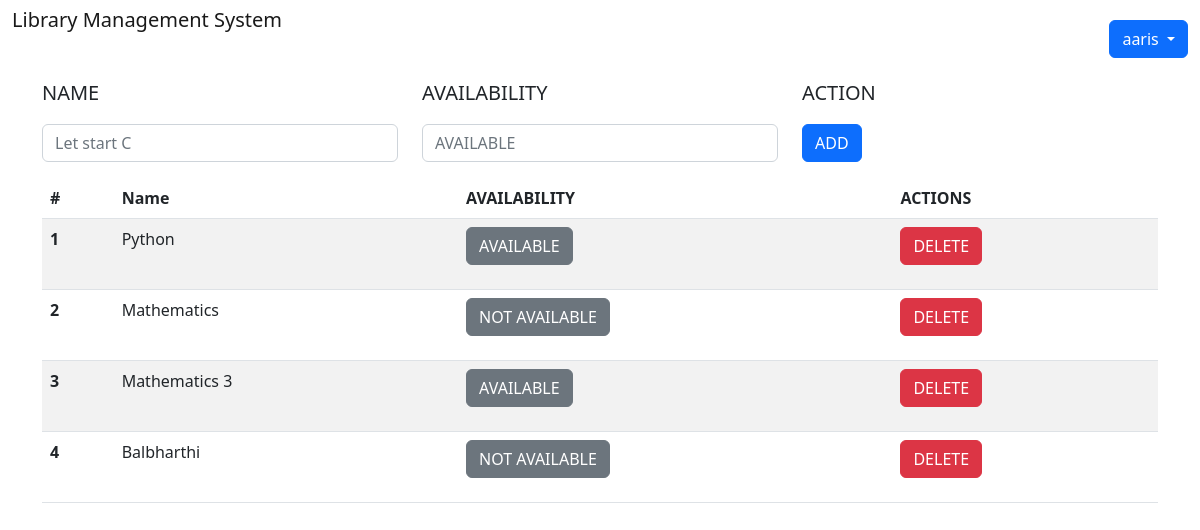
The page / (signed in) on the database as committed earlier.
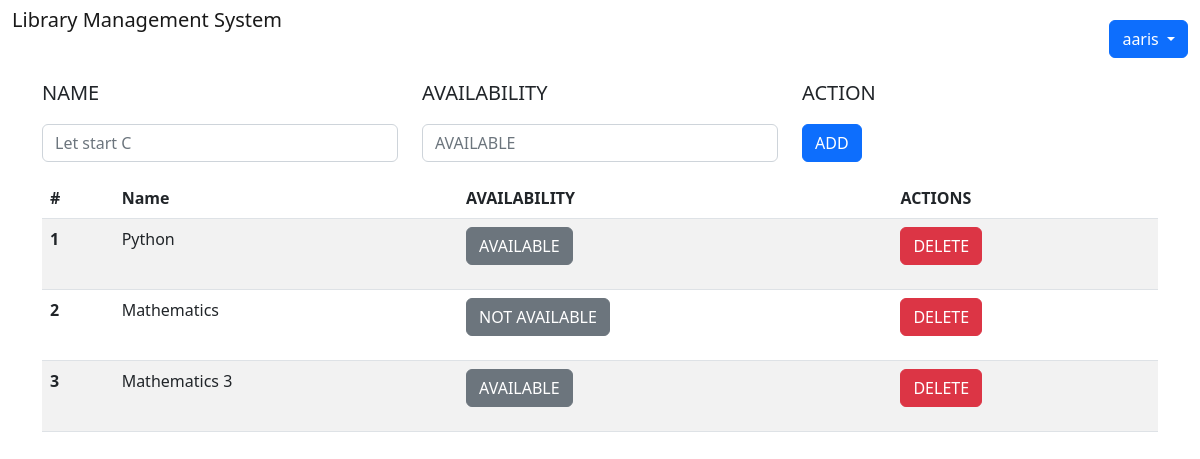
The same page on the database as committed later.
### main/models.py (models this page shows, shortened)
class Books(models.Model):
    book_name = models.CharField(max_length=50)
    status = models.CharField(max_length=50,default='Available')

### main/views.py (the view)
# urls.py: path('', views.index, name='home'),
def index(request):
    b = Books.objects.all()
    return render(request,'index.html', {'books': b})

### main/templates/index.html (shortened to what this page needs)
{% load static %}
<!DOCTYPE html>
<html lang="en">
<head>
    <link href="https://cdn.jsdelivr.net/npm/bootstrap@5.2.0-beta1/dist/css/bootstrap.min.css" rel="stylesheet">
    <link rel="stylesheet" href="{% static 'style.css' %}">
</head>
<body>
    <nav class="navbar navbar-inverse">
        <div class="container-fluid">
            <div class="navbar-header">
                <a class="navbar-brand" href="#"><h5>Library Management System</h5></a>
            </div>
            {% if user.is_authenticated  %}
                <div class="nav navbar-nav">
                    <div class="dropdown">
                        <a class="btn btn-primary dropdown-toggle" href="#" role="button" id="dropdownMenuLink" data-bs-toggle="dropdown" aria-expanded="false">
                          {{ user }}
                        </a>
                      </div>
                </div>
            {% else %}
                <div class="nav navbar-nav">
                    <a href="/login"><button class="btn btn-primary mb-3">Login</button></a>
                </div>
            {% endif %}
        </div>
    </nav>
    <div class="container">
        {% if user.is_authenticated %}
            <form action="{% url 'add_books' %}" method="post">
                <div class="row">
                    <div class="col">
                        <blockquote class="blockquote">
                            NAME
                        </blockquote>
                    </div>
                    <div class="col">
                        <blockquote class="blockquote">
                            AVAILABILITY
                        </blockquote>
                    </div>
                    <div class="col">
                        <blockquote class="blockquote">
                            ACTION
                        </blockquote>
                    </div>
                </div>
                <div class="row">
                    <div class="col"><input type="text" class="form-control" id="exampleFormControlInput1" placeholder="Let start C" name='b_name'></div>
                    <div class="col"><input type="text" class="form-control" id="exampleFormControlInput1" placeholder="AVAILABLE" name='avail'></div>
                    <div class="col"><input class="btn btn-primary mb-3" type="submit" value="ADD"></div>
                </div>
            </form>
        {% endif %}
        <table class="table table-striped">
            <thead>
              <tr>
                <th scope="col">#</th>
                <th scope="col">Name</th>
                <th scope="col">AVAILABILITY</th>
                {% if user.is_authenticated %}
                    <th scope="col">ACTIONS</th>
                {% endif %}
              </tr>
            </thead>
            <tbody>
              {% for i in books %}
                <th scope="row">{{ i.id }}</th>
                <td>{{ i.book_name }}</td>
                {% if user.is_authenticated %}
                    <td><input class="btn btn-secondary mb-3" type="button" value="{{ i.status }}"></td>
                    <td>
                        <a href="{% url 'del_books' i.id %}"><input class="btn btn-danger mb-3" type="button" value="DELETE" name='delete'></a>
                    </td>
                {% else %}
                    {% if i.status == 'AVAILABLE' %}
                        <td><input class="btn btn-primary mb-3" type="button" value="    {{ i.status }}    "></td>
                    {% else %}
                        <td><input class="btn btn-danger mb-3" type="button" value="{{ i.status }}"></td>
                    {% endif %}
                {% endif %}
              {% endfor %}
            </tbody>
          </table>
    </div>
</body>
</html>

### main/static/style.css (style rules this page uses)
.form-control { margin-bottom: 10px; }

Rows that differ between the two databases and show on the page:
removed Books: id "4", book_name "Balbharthi", status "NOT AVAILABLE"
